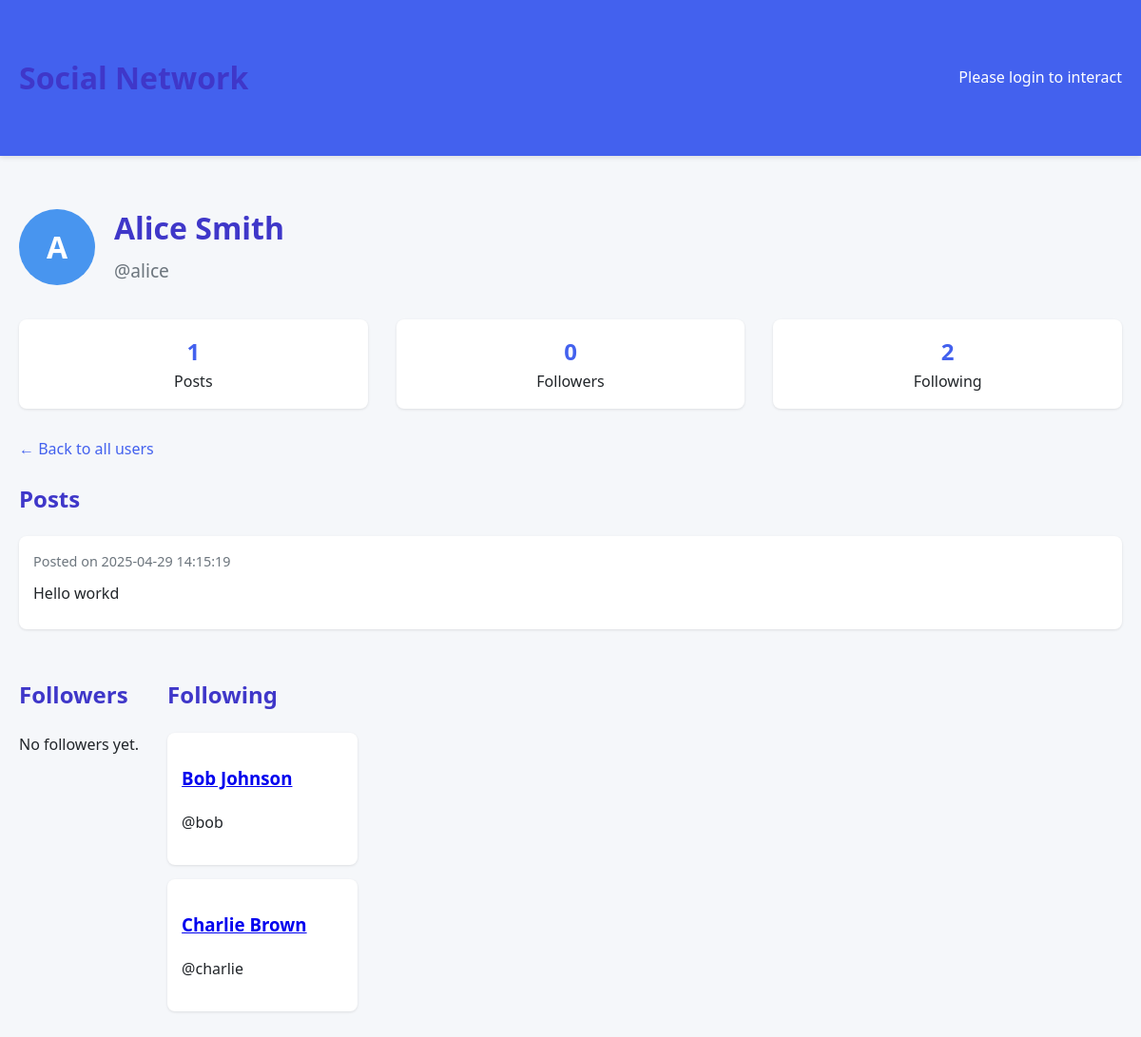
Page /user/1 on the committed database.
### tables this page shows
CREATE TABLE users (
                    id INTEGER PRIMARY KEY AUTOINCREMENT,
                    username TEXT UNIQUE NOT NULL,
                    name TEXT NOT NULL
                );

CREATE TABLE posts (
                    id INTEGER PRIMARY KEY AUTOINCREMENT,
                    user_id INTEGER NOT NULL,
                    content TEXT NOT NULL,
                    timestamp DATETIME DEFAULT CURRENT_TIMESTAMP,
                    FOREIGN KEY(user_id) REFERENCES users(id)
                );

### app.py (the view)
@app.route('/user/<int:user_id>')
def user_profile(user_id):
    user = db.get_user(user_id)
    if not user:
        return "User not found", 404
    current_user = None
    is_following = False
    if 'user_id' in session:
        current_user = db.get_user(session['user_id'])
        if current_user and current_user['id'] != user_id:
            following = db.get_following(current_user['id'])
            is_following = any(f['id'] == user_id for f in following)
    posts = db.get_posts_by_user(user_id)
    followers = db.get_followers(user_id)
    following = db.get_following(user_id)
    return render_template('profile.html',
                         user=user,
                         posts=posts,
                         followers=followers,
                         following=following,
                         current_user=current_user,
                         is_following=is_following)

### app.py (called while the page is built)
    def _get_connection(self):
        return sqlite3.connect(self.db_name)

    def get_user(self, user_id: int) -> Optional[dict]:
        with self._get_connection() as conn:
            cursor = conn.cursor()
            cursor.execute('SELECT id, username, name FROM users WHERE id = ?', (user_id,))
            row = cursor.fetchone()
            return {'id': row[0], 'username': row[1], 'name': row[2]} if row else None

    def get_posts_by_user(self, user_id: int) -> List[dict]:
        with self._get_connection() as conn:
            cursor = conn.cursor()
            cursor.execute('''
                SELECT p.id, p.content, p.timestamp, u.username, u.name
                FROM posts p JOIN users u ON p.user_id = u.id
                WHERE p.user_id = ?
                ORDER BY p.timestamp DESC
            ''', (user_id,))
            return [{
                'id': row[0],
                'content': row[1],
                'timestamp': row[2],
                'username': row[3],
                'name': row[4]
            } for row in cursor.fetchall()]

    def get_followers(self, user_id: int) -> List[dict]:
        with self._get_connection() as conn:
            cursor = conn.cursor()
            cursor.execute('''
                SELECT u.id, u.username, u.name
                FROM followers f
                JOIN users u ON f.follower_id = u.id
                WHERE f.followee_id = ?
            ''', (user_id,))
            return [{'id': row[0], 'username': row[1], 'name': row[2]} for row in cursor.fetchall()]

    def get_following(self, user_id: int) -> List[dict]:
        with self._get_connection() as conn:
            cursor = conn.cursor()
            cursor.execute('''
                SELECT u.id, u.username, u.name
                FROM followers f
                JOIN users u ON f.followee_id = u.id
                WHERE f.follower_id = ?
            ''', (user_id,))
            return [{'id': row[0], 'username': row[1], 'name': row[2]} for row in cursor.fetchall()]

### templates/profile.html (shortened to what this page needs)
<!DOCTYPE html>
<html>
<head>
</head>
<body>
    <header>
        <div class="container header-content">
            <h1>Social Network</h1>
            <div class="login-logout">
                {% if current_user %}
                <div class="user-info">
                    <div class="avatar">{{ current_user.name|first|upper }}</div>
                    <span>{{ current_user.name }}</span>
                </div>
                <a href="{{ url_for('logout') }}" class="btn btn-danger">Logout</a>
                {% else %}
                <span>Please login to interact</span>
                {% endif %}
            </div>
        </div>
    </header>
    <div class="container">
        <div class="profile-header">
            <div class="profile-avatar">{{ user.name|first|upper }}</div>
            <div class="profile-info">
                <h1>{{ user.name }}</h1>
                <div class="profile-username">@{{ user.username }}</div>
            </div>
        </div>
        <div class="stats-container">
            <div class="stat-box">
                <div class="stat-number">{{ posts|length }}</div>
                <div>Posts</div>
            </div>
            <div class="stat-box">
                <div class="stat-number">{{ followers|length }}</div>
                <div>Followers</div>
            </div>
            <div class="stat-box">
                <div class="stat-number">{{ following|length }}</div>
                <div>Following</div>
            </div>
        </div>
        <div class="nav-links">
            <a href="{{ url_for('home') }}">← Back to all users</a>
        </div>
        <h2>Posts</h2>
        {% if posts %}
        {% for post in posts %}
        <div class="post">
            <div class="post-meta">
                Posted on {{ post.timestamp }}
            </div>
            <div class="post-content">
                {{ post.content }}
            </div>
        </div>
        {% endfor %}
        {% else %}
        <p>No posts yet.</p>
        {% endif %}
        <div class="stats-container">
            <div>
                <h2>Followers</h2>
                {% if followers %}
                <div class="user-list">
                    {% for follower in followers %}
                    <div class="user-card">
                        <h3><a href="{{ url_for('user_profile', user_id=follower.id) }}">{{ follower.name }}</a></h3>
                        <p>@{{ follower.username }}</p>
                    </div>
                    {% endfor %}
                </div>
                {% else %}
                <p>No followers yet.</p>
                {% endif %}
            </div>
            <div>
                <h2>Following</h2>
                {% if following %}
                <div class="user-list">
                    {% for followee in following %}
                    <div class="user-card">
                        <h3><a href="{{ url_for('user_profile', user_id=followee.id) }}">{{ followee.name }}</a></h3>
                        <p>@{{ followee.username }}</p>
                    </div>
                    {% endfor %}
                </div>
                {% else %}
                <p>Not following anyone yet.</p>
                {% endif %}
            </div>
        </div>
    </div>
</body>
</html>

### templates/profile.html (style rules this page uses)
:root { --primary: #4361ee; --secondary: #3f37c9; --accent: #4895ef; --light: #f8f9fa; --dark: #212529; --success: #4cc9f0; --danger: #f72585; --warning: #f8961e; }
body { font-family: 'Segoe UI', Tahoma, Geneva, Verdana, sans-serif; line-height: 1.6; color: var(--dark); background-color: #f5f7fa; margin: 0; padding: 0; }
.container { max-width: 1200px; margin: 0 auto; padding: 20px; }
header { background-color: var(--primary); color: white; padding: 15px 0; margin-bottom: 30px; box-shadow: 0 2px 5px rgba(0, 0, 0, 0.1); }
.header-content { display: flex; justify-content: space-between; align-items: center; }
h1, h2, h3 { color: var(--secondary); }
.post { background: white; border-radius: 8px; padding: 15px; margin-bottom: 15px; box-shadow: 0 1px 3px rgba(0, 0, 0, 0.1); }
.post-meta { color: #6c757d; font-size: 0.9em; margin-bottom: 10px; }
.post-content { margin: 10px 0; }
.user-list { display: grid; grid-template-columns: repeat(auto-fill, minmax(200px, 1fr)); gap: 15px; margin-top: 15px; }
.user-card { background: white; border-radius: 8px; padding: 15px; box-shadow: 0 1px 3px rgba(0, 0, 0, 0.1); }
.profile-header { display: flex; align-items: center; gap: 20px; margin-bottom: 20px; }
.profile-avatar { width: 80px; height: 80px; border-radius: 50%; background-color: var(--accent); color: white; display: flex; align-items: center; justify-content: center; font-size: 2em; font-weight: bold; }
.profile-info h1 { margin: 0; }
.profile-username { color: #6c757d; font-size: 1.2em; margin: 5px 0; }
.stats-container { display: flex; gap: 30px; margin: 30px 0; }
.stat-box { background: white; padding: 15px; border-radius: 8px; box-shadow: 0 1px 3px rgba(0, 0, 0, 0.1); text-align: center; flex: 1; }
.stat-number { font-size: 1.5em; font-weight: bold; color: var(--primary); }
.nav-links { margin: 20px 0; }
.nav-links a { margin-right: 15px; text-decoration: none; color: var(--primary); }

### rows in the picture
users: name|first "A", name "Alice Smith", username "alice"
posts: timestamp "2025-04-29 14:15:19", content "Hello workd"
users: name "Bob Johnson", username "bob"
users: name "Charlie Brown", username "charlie"

### other values in the picture
{{ posts|length }} "1"
{{ followers|length }} "0"
{{ following|length }} "2"
